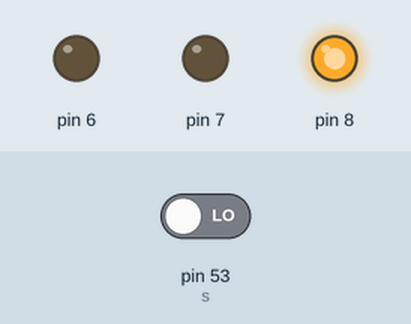
This sketch was run on a simulated Arduino Mega 2560, built with avr-gcc and run on an emulated ATmega2560. Parts: output pins drawn as LEDs (lit = HIGH). Dashed ring = blinking. The inputs (shaded band) are chosen by the test bench; at power-on: pin 53 (s) LOW.

Above: at 1.2 s.
1.3 s: pin 53 (s) driven HIGH
At 1.7 s:
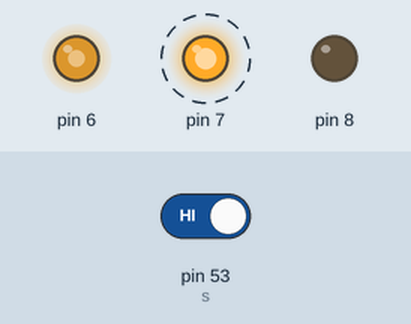
At 4.1 s:
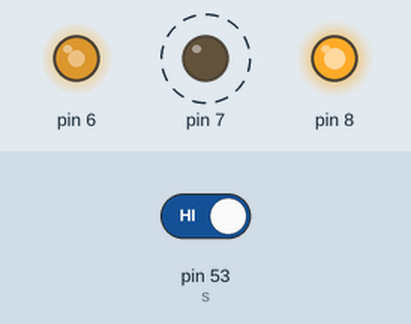
4.3 s: pin 53 (s) driven LOW
At 5.4 s:
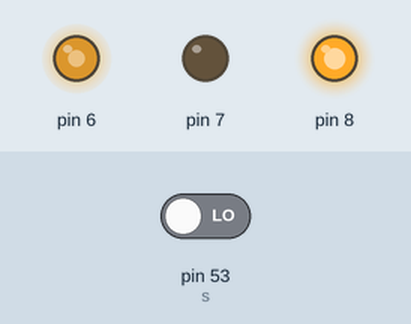
Timing chart, 0 to 7.3 s (numbered marks = the images above; inputs shaded):
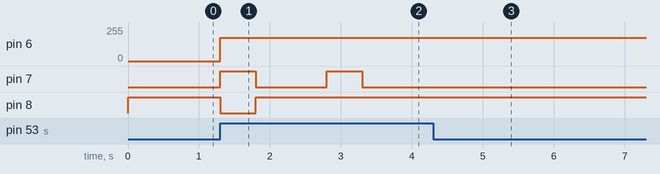

The sketch:

H_bridgeLMD_optocoupler.pde
```cpp
//H-bridge using optocouplers
/*PH5=dir pin*/
/*PH4=brake pin*/
/*PH3=pwm pin*/

#include <stdio.h>
int s=53;
int i=80;

void setup()
{

	DDRH=DDRH|B00111000; /* DDRH|=(1<<PH6)|(1<<PH5); */
	pinMode(s,INPUT);
	TCCR4A|=(1<<COM4A1)|(1<<WGM40);
	TCCR4B|=(1<<CS41)|(1<<CS40);
}

void loop()
{
  if(digitalRead(s)==HIGH)
  {
	motor_CCW();
        delay(500);
        motorStop();
        delay(1000);
        motor_CW();
        delay(500);
        motorStop();
        delay(1000);
}
  else  {motorStop();
        }
}
void motor_CCW()
{
	PORTH=0x10;//B00010000;
	OCR4A=255-i;
}
void motor_CW()
{
	PORTH=0x30;//B00110000;
	OCR4A=255-i;
}
void motorStop()
{
	PORTH=0x28;//B00101000;
}
```

Measured:
- after the input at 1.3 s, pin 6: 0/255 → 175/255 at once; pin 7: alternates HIGH for 0.50 s and LOW for 1.0 s, starting at once; pin 8: HIGH → LOW at once, → HIGH 0.50 s later
- after the input at 4.3 s, pin 7: stops changing and stays LOW; pin 8: stops changing and stays HIGH
